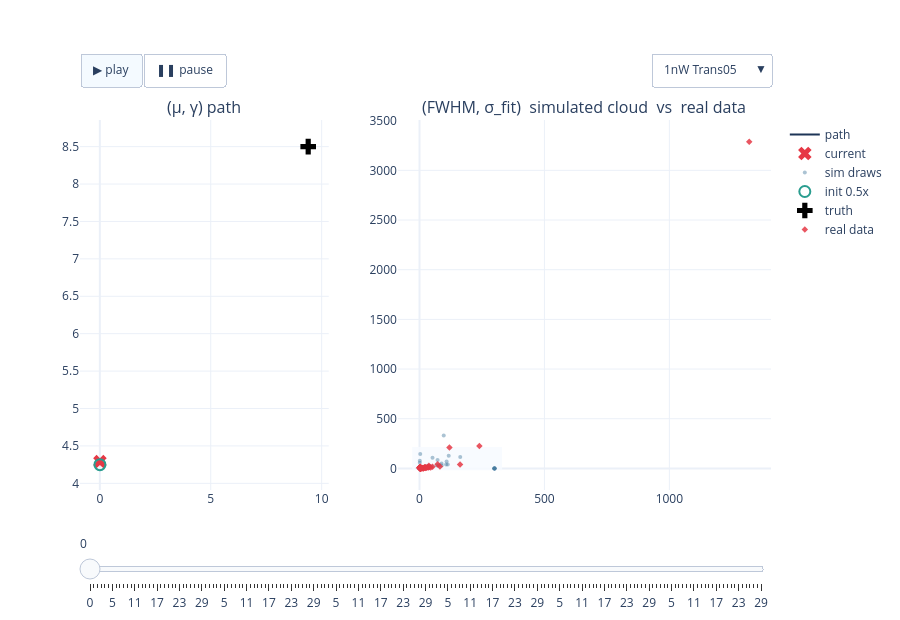

Write notebook code for a chart like this one.
### Code cell
# FIG 1a — 1nW interactive: path + cloud, experiment dropdown + play/slider   (22a verbatim)
fig_1nW = build_power_figure(RESULTS, '1nW')
if fig_1nW is not None:
    _h = os.path.join(REPO_ROOT, 'notebooks', '24_realdata_accuracy', '24j-fig1a-1nW-paths-clouds.html')
    fig_1nW.write_html(_h, include_plotlyjs='cdn', config=CONFIG_PLOT)
    print('wrote', _h, f'({os.path.getsize(_h)/1e6:.1f} MB)')
    fig_1nW.show(config=CONFIG_PLOT)
